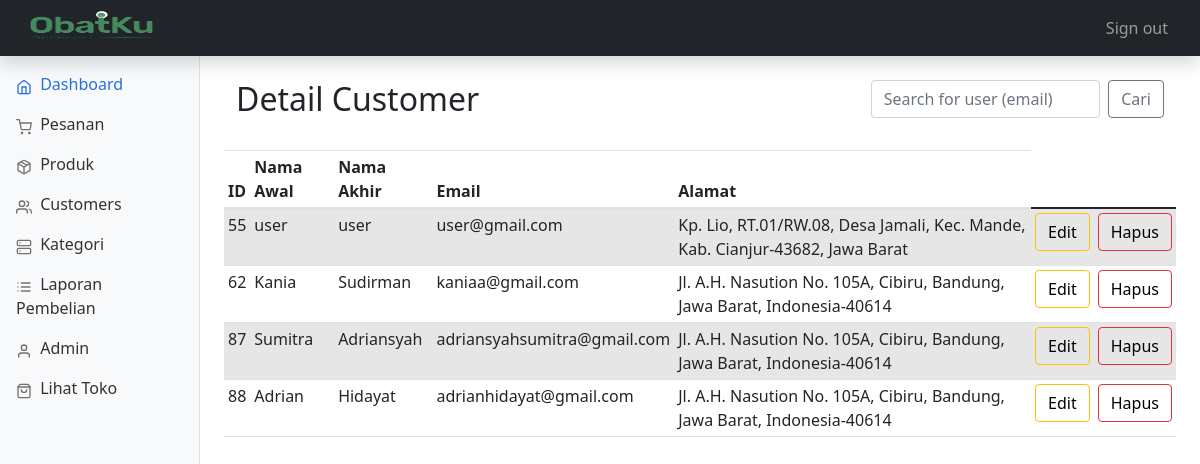
Page /admin/customers.php (signed in) on the committed database.
### tables this page shows
CREATE TABLE `user` (
  `user_lname` varchar(20) NOT NULL,
  `email` varchar(50) NOT NULL,
  `user_password` varchar(50) NOT NULL,
  `user_id` int(3) NOT NULL,
  `user_fname` varchar(20) NOT NULL,
  `user_address` text NOT NULL,
  `city` varchar(100) NOT NULL,
  `nohp` int(15) NOT NULL
);

### admin/includes/functions.php (called while the page is built, shortened)
<?php
$connection = mysqli_connect("localhost", "root", "", "ObatKu");
function query($query)
{
    global $connection;
    $run = mysqli_query($connection, $query);
    if ($run) {
        while ($row = $run->fetch_assoc()) {
            $data[] = $row;
        }
        return $data;
    } else {
        return 0;
    }
}
function all_users()
{
    $query = "SELECT user_id ,user_fname ,user_lname ,email ,user_address FROM user";
    $data = query($query);
    return $data;
}
function check_admin($id)
{
    $query = "SELECT admin_id FROM admin where admin_id='$id'";
    $row = query($query);
    if (empty($row)) {
        return 0;
    } else {
        return 1;
    }
}

### admin/customers.php (the view, shortened to what this page needs)
<?php
include "includes/head.php";
?>
<body>
    <?php
    include "includes/header.php"
    ?>
    <?php
    include "includes/sidebar.php";
    ?>
    <main class="col-md-9 ms-sm-auto col-lg-10 px-md-4">
        <div class="container">
            <div class="row align-items-start">
                <div class="col">
                    <br>
                    <h2>Detail Customer</h2>
                    <br>
                </div>
                <div class="col">
                </div>
                <div class="col">
                    <br>
                    <form class="d-flex" method="GET" action="customers.php">
                        <input class="form-control me-2 col" type="search" name="search_user_email" placeholder="Search for user (email)" aria-label="Search">
                        <button class="btn btn-outline-secondary" type="submit" name="search_user" value="search">Cari</button>
                    </form>
                    <br>
                </div>
            </div>
        </div>
        <div class="table-responsive">
            <table class="table table-striped table-sm">
                <thead>
                    <tr>
                        <th scope="col">ID</th>
                        <th scope="col">Nama Awal</th>
                        <th scope="col">Nama Akhir</th>
                        <th scope="col">Email</th>
                        <th scope="col">Alamat</th>
                </thead>
                <tbody>
                    <?php
                    $data = all_users();
                    $num = sizeof($data);
                    for ($i = 0; $i < $num; $i++) {
                    ?>
                        <tr>
                            <td><?php echo $data[$i]['user_id'] ?></td>
                            <td><?php echo $data[$i]['user_fname'] ?></td>
                            <td><?php echo $data[$i]['user_lname'] ?></td>
                            <td><?php echo $data[$i]['email'] ?></td>
                            <td><?php echo $data[$i]['user_address'] ?></td>
                            <td>
                                <button type="button" class="btn pull-left btn-outline-warning"><a style="text-decoration: none; color:black;" href="customers.php?edit=<?php echo $data[$i]['user_id'] ?>">Edit</a></button>
                            </td>
                            <td>
                                <button type="button" class="btn pull-left btn-outline-danger"><a style="text-decoration: none; color:black;" href="customers.php?delete=<?php echo $data[$i]['user_id'] ?>">Hapus</a></button>
                            </td>
                        </tr>
                    <?php  }
                    ?>
                </tbody>
            </table>
        </div>
    </main>
</body>

### admin/dashboard.css (style rules this page uses)
body { font-size: 0.875rem; }

### rows in the picture
user: user_id "55", user_fname "user", user_lname "user", email "user@gmail.com", user_address "Kp. Lio, RT.01/RW.08, Desa Jamali, Kec. Mande, Kab. Cianjur-43682, Jawa Barat"
user: user_id "62", user_fname "Kania", user_lname "Sudirman", email "kaniaa@gmail.com", user_address "Jl. A.H. Nasution No. 105A, Cibiru, Bandung, Jawa Barat, Indonesia-40614"
user: user_id "87", user_fname "Sumitra", user_lname "Adriansyah", email "adriansyahsumitra@gmail.com", user_address "Jl. A.H. Nasution No. 105A, Cibiru, Bandung, Jawa Barat, Indonesia-40614"
user: user_id "88", user_fname "Adrian", user_lname "Hidayat", email "adrianhidayat@gmail.com", user_address "Jl. A.H. Nasution No. 105A, Cibiru, Bandung, Jawa Barat, Indonesia-40614"
